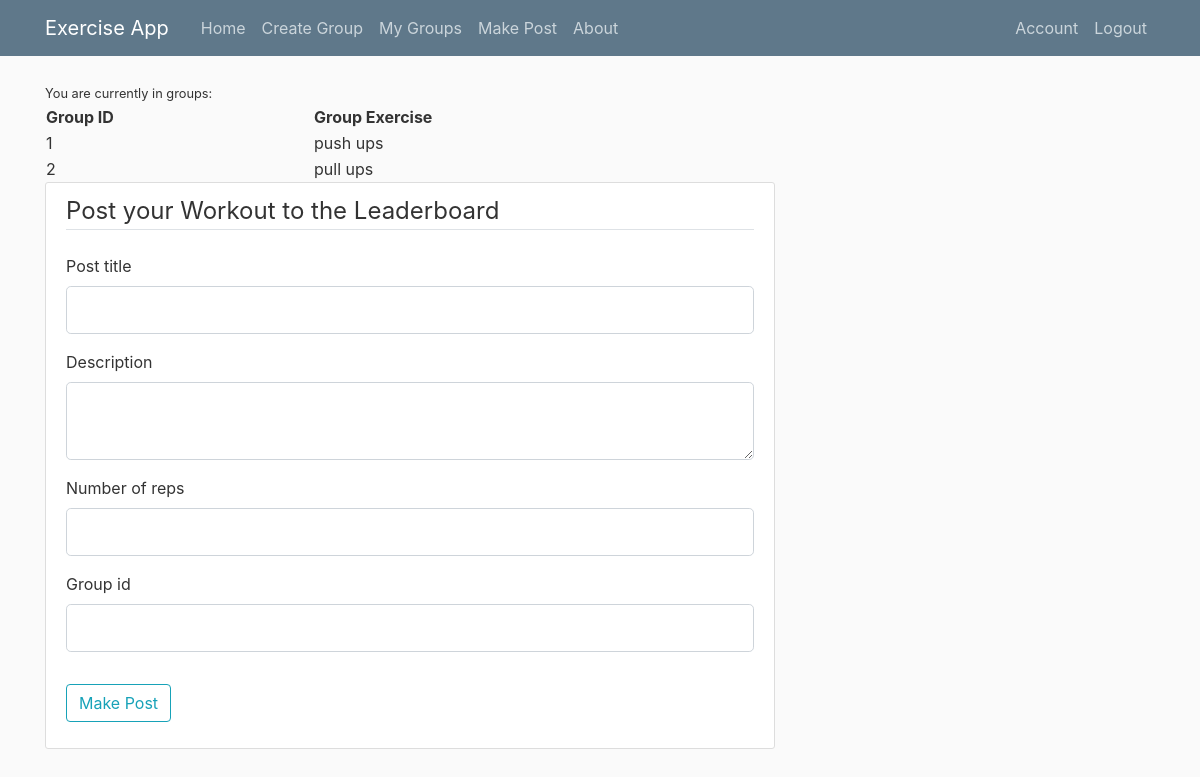
The page /leaderboard (signed in) on the database as committed earlier.
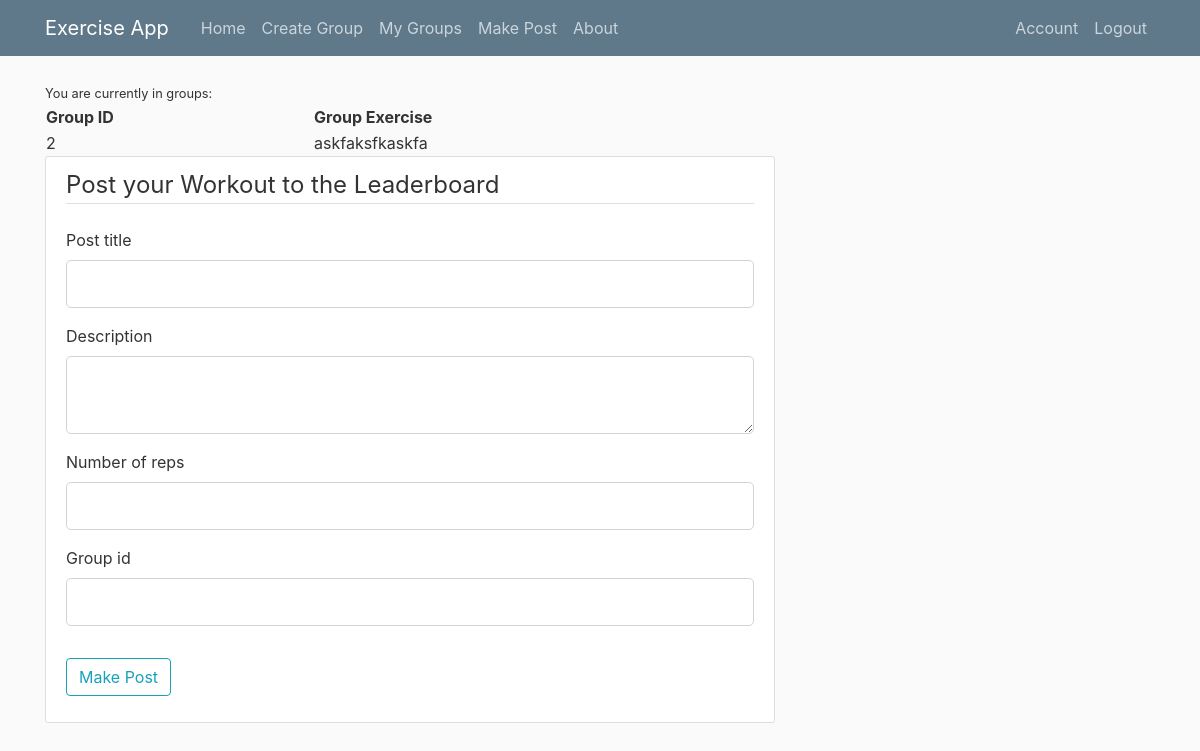
The same page on the database as committed later.
### exercisewebapp/models.py (models this page shows, shortened)
class Group(db.Model):
    id = db.Column(db.Integer, primary_key=True)
    exercise_title = db.Column(db.String(100), nullable=False)
    date_started = db.Column(db.DateTime, nullable=False, default=datetime.utcnow)
    description = db.Column(db.Text, nullable=False)
    leader_user_id = db.Column(db.Integer, db.ForeignKey('user.id'), nullable=False)

### exercisewebapp/routes.py (the view, shortened to what this page needs)
@app.route("/leaderboard",methods=['GET', 'POST'])
@login_required
def post_leaderboard():
    if current_user.is_authenticated:
        form = PostForm()
        user = current_user.id
        current_user_groups_list = get_current_user_groups()
        return render_template('leaderboard.html', title='Group Leaderboard',form = form, current_user_groups_list=current_user_groups_list)
    return render_template('leaderboard.html', title='Group Leaderboard',form = form)

### exercisewebapp/forms.py
class PostForm(FlaskForm):
    title = StringField('Post title',
                                validators=[DataRequired(), Length(min=2, max=20)])
    content = TextAreaField('Description', validators=[DataRequired(), Length(min=10, max=250)])
    reps = IntegerField('Number of reps', validators=[DataRequired()])
    group_id = IntegerField('Group id', validators=[DataRequired()])
    submit = SubmitField('Make Post')

### exercisewebapp/models.py (called while the page is built)
@login_manager.user_loader
def load_user(user_id):
    return User.query.get(int(user_id))

### exercisewebapp/routes.py (called while the page is built)
def get_current_user_groups():
    current_user_groups_id_list = []
    current_user_groups_title_list = []
    for group in current_user.groups:
        current_user_groups_id_list.append(group.id)
        current_user_groups_title_list.append(group.exercise_title)
    zipped= zip(current_user_groups_id_list, current_user_groups_title_list)
    return list(zipped)

### exercisewebapp/templates/leaderboard.html (shortened to what this page needs)
{% extends "layout.html" %}
{% block content %}
          {% if current_user.is_authenticated %}
            {% if current_user_groups_list is defined and current_user_groups_list %}
                <small>You are currently in groups:</small>
                <table style="width:100%">
                      <tr>
                        <th>Group ID</th>
                        <th>Group Exercise</th>
                      </tr>
                {% for id, title in current_user_groups_list %}
                      <tr>
                        <td>{{id}}</td>
                        <td>{{title}}</td>
                      </tr>
                {% endfor%}
                    </table>
            {% else%}
                <small>You are in no groups currently, create a group or post to an existing group to join</small>
            {% endif %}
          <div class="content-section">
        <form method="POST" action="">
            <fieldset class="form-group">
                <legend class="border-bottom mb-4">Post your Workout to the Leaderboard</legend>
                <div class="form-group">
                    {{ form.title.label(class="form-control-label") }}
                    {% if form.title.errors %}
                        {{ form.title(class="form-control form-control-lg is-invalid") }}
                        <div class="invalid-feedback">
                            {% for error in form.title.errors %}
                                <span>{{ error }}</span>
                            {% endfor %}
                        </div>
                    {% else %}
                        {{ form.title(class="form-control form-control-lg") }}
                    {% endif %}
                </div>
                <div class="form-group">
                    {{ form.content.label(class="form-control-label") }}
                    {% if form.content.errors %}
                        {{ form.content(class="form-control form-control-lg is-invalid") }}
                        <div class="invalid-feedback">
                            {% for error in form.content.errors %}
                                <span>{{ error }}</span>
                            {% endfor %}
                        </div>
                    {% else %}
                        {{ form.content(class="form-control form-control-lg") }}
                    {% endif %}
                </div>
              <div class="form-group">
                    {{ form.reps.label(class="form-control-label") }}
                    {% if form.reps.errors %}
                        {{ form.reps(class="form-control form-control-lg is-invalid") }}
                        <div class="invalid-feedback">
                            {% for error in form.reps.errors %}
                                <span>{{ error }}</span>
                            {% endfor %}
                        </div>
                    {% else %}
                        {{ form.reps(class="form-control form-control-lg") }}
                    {% endif %}
                </div>
              <div class="form-group">
                    {{ form.group_id.label(class="form-control-label") }}
                    {% if form.group_id.errors %}
                        {{ form.group_id(class="form-control form-control-lg is-invalid") }}
                        <div class="invalid-feedback">
                            {% for error in form.group_id.errors %}
                                <span>{{ error }}</span>
                            {% endfor %}
                        </div>
                    {% else %}
                        {{ form.group_id(class="form-control form-control-lg") }}
                    {% endif %}
                </div>
            </fieldset>
            <div class="form-group">
                {{ form.submit(class="btn btn-outline-info") }}
            </div>
        </form>
    </div>
          {% endif %}
{% endblock content%}

Rows that differ between the two databases and show on the page:
no longer on this page (row edited): Group: id "1", exercise_title "push ups"
changed Group id 2: exercise_title "pull ups" → "askfaksfkaskfa"
